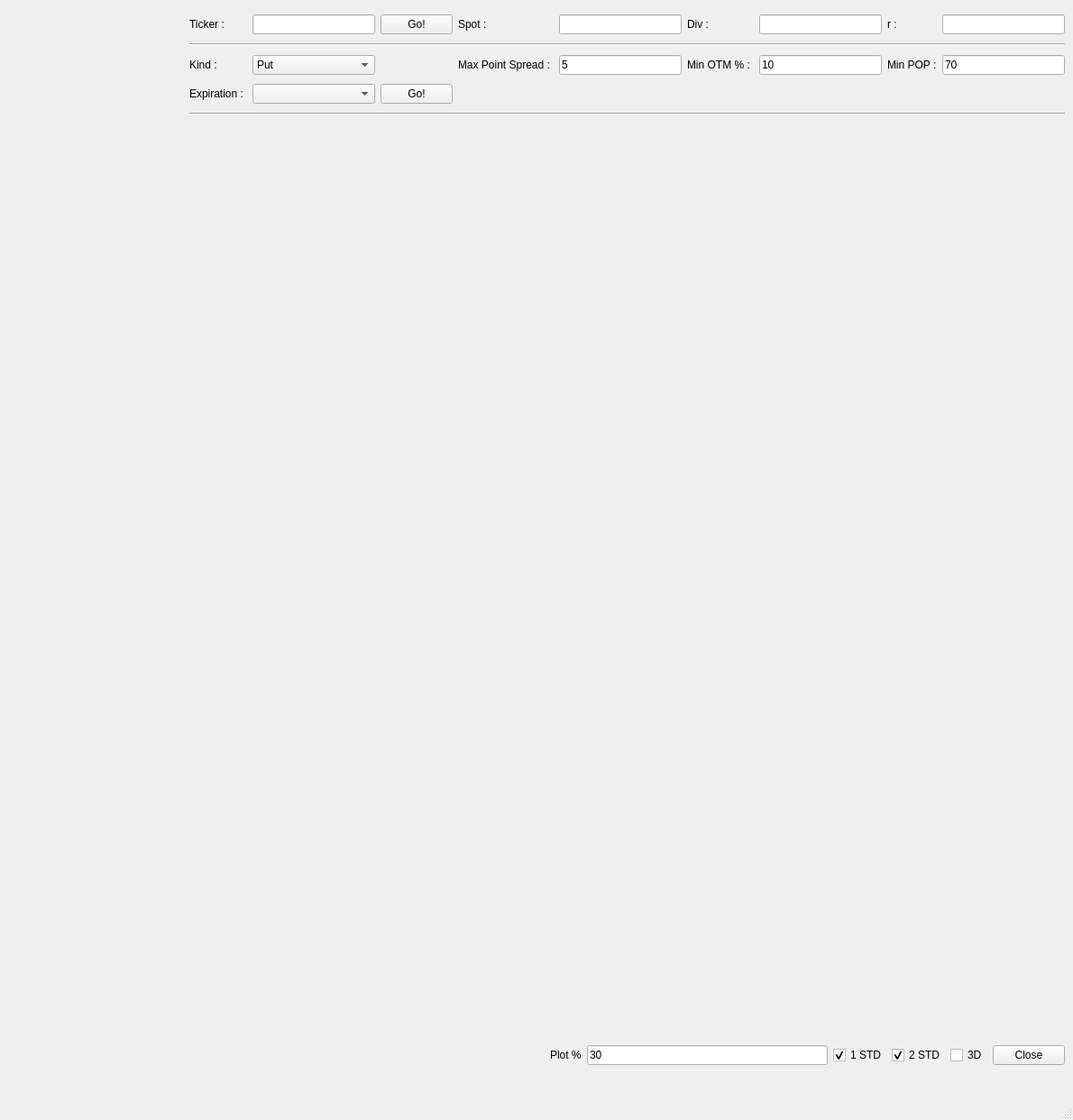
<?xml version="1.0" encoding="UTF-8"?>
<ui version="4.0">
 <class>SpreadAnalyzer</class>
 <widget class="QMainWindow" name="SpreadAnalyzer">
  <property name="geometry">
   <rect>
    <x>0</x>
    <y>0</y>
    <width>1190</width>
    <height>1242</height>
   </rect>
  </property>
  <property name="windowTitle">
   <string>Spread Analyzer</string>
  </property>
  <widget class="QWidget" name="centralwidget">
   <widget class="QLabel" name="photo">
    <property name="geometry">
     <rect>
      <x>0</x>
      <y>0</y>
      <width>201</width>
      <height>61</height>
     </rect>
    </property>
    <property name="text">
     <string/>
    </property>
    <property name="pixmap">
     <pixmap>../../../../.designer/backup/logo.png</pixmap>
    </property>
    <property name="scaledContents">
     <bool>true</bool>
    </property>
   </widget>
   <widget class="QWidget" name="gridLayoutWidget_2">
    <property name="geometry">
     <rect>
      <x>610</x>
      <y>1150</y>
      <width>571</width>
      <height>41</height>
     </rect>
    </property>
    <layout class="QGridLayout" name="gridLayout_2">
     <item row="0" column="4">
      <widget class="QCheckBox" name="checkBox">
       <property name="text">
        <string>3D</string>
       </property>
      </widget>
     </item>
     <item row="0" column="3">
      <widget class="QCheckBox" name="checkBox_2">
       <property name="text">
        <string>2 STD</string>
       </property>
       <property name="checked">
        <bool>true</bool>
       </property>
      </widget>
     </item>
     <item row="0" column="5">
      <widget class="QPushButton" name="b_close">
       <property name="text">
        <string>Close</string>
       </property>
       <property name="shortcut">
        <string>Esc</string>
       </property>
      </widget>
     </item>
     <item row="0" column="1">
      <widget class="QLineEdit" name="lineEdit_4">
       <property name="text">
        <string>30</string>
       </property>
      </widget>
     </item>
     <item row="0" column="2">
      <widget class="QCheckBox" name="checkBox_3">
       <property name="text">
        <string>1 STD</string>
       </property>
       <property name="checked">
        <bool>true</bool>
       </property>
      </widget>
     </item>
     <item row="0" column="0">
      <widget class="QLabel" name="label_13">
       <property name="text">
        <string>Plot %</string>
       </property>
      </widget>
     </item>
    </layout>
   </widget>
   <widget class="QWidget" name="gridLayoutWidget">
    <property name="geometry">
     <rect>
      <x>210</x>
      <y>12</y>
      <width>971</width>
      <height>121</height>
     </rect>
    </property>
    <layout class="QGridLayout" name="gridLayout">
     <item row="0" column="8">
      <widget class="QLineEdit" name="r_in"/>
     </item>
     <item row="0" column="7">
      <widget class="QLabel" name="label_4">
       <property name="text">
        <string>r :</string>
       </property>
      </widget>
     </item>
     <item row="0" column="1">
      <widget class="QLineEdit" name="ticker_in"/>
     </item>
     <item row="0" column="0">
      <widget class="QLabel" name="label">
       <property name="text">
        <string>Ticker :</string>
       </property>
      </widget>
     </item>
     <item row="3" column="1">
      <widget class="QComboBox" name="comboBox_2">
       <property name="minimumSize">
        <size>
         <width>0</width>
         <height>0</height>
        </size>
       </property>
      </widget>
     </item>
     <item row="0" column="3">
      <widget class="QLabel" name="label_2">
       <property name="text">
        <string>Spot :</string>
       </property>
      </widget>
     </item>
     <item row="0" column="2">
      <widget class="QPushButton" name="b_go">
       <property name="text">
        <string>Go!</string>
       </property>
       <property name="shortcut">
        <string>Return</string>
       </property>
      </widget>
     </item>
     <item row="0" column="5">
      <widget class="QLabel" name="label_3">
       <property name="text">
        <string>Div :</string>
       </property>
      </widget>
     </item>
     <item row="2" column="3">
      <widget class="QLabel" name="label_7">
       <property name="text">
        <string>Max Point Spread : </string>
       </property>
      </widget>
     </item>
     <item row="3" column="0">
      <widget class="QLabel" name="label_10">
       <property name="text">
        <string>Expiration : </string>
       </property>
      </widget>
     </item>
     <item row="1" column="0" colspan="9">
      <widget class="Line" name="line">
       <property name="orientation">
        <enum>Qt::Horizontal</enum>
       </property>
      </widget>
     </item>
     <item row="2" column="2">
      <widget class="QLabel" name="label_6">
       <property name="text">
        <string/>
       </property>
      </widget>
     </item>
     <item row="2" column="6">
      <widget class="QLineEdit" name="lineEdit_2">
       <property name="text">
        <string>10</string>
       </property>
      </widget>
     </item>
     <item row="2" column="4">
      <widget class="QLineEdit" name="lineEdit">
       <property name="text">
        <string>5</string>
       </property>
      </widget>
     </item>
     <item row="0" column="4">
      <widget class="QLineEdit" name="spot_in"/>
     </item>
     <item row="2" column="1">
      <widget class="QComboBox" name="pc_box">
       <property name="currentText">
        <string notr="true">Put</string>
       </property>
       <property name="sizeAdjustPolicy">
        <enum>QComboBox::AdjustToContentsOnFirstShow</enum>
       </property>
       <item>
        <property name="text">
         <string>Put</string>
        </property>
       </item>
       <item>
        <property name="text">
         <string>Call</string>
        </property>
       </item>
      </widget>
     </item>
     <item row="2" column="5">
      <widget class="QLabel" name="label_8">
       <property name="text">
        <string>Min OTM % : </string>
       </property>
      </widget>
     </item>
     <item row="0" column="6">
      <widget class="QLineEdit" name="div_in"/>
     </item>
     <item row="2" column="0">
      <widget class="QLabel" name="label_5">
       <property name="text">
        <string>Kind :</string>
       </property>
      </widget>
     </item>
     <item row="2" column="7">
      <widget class="QLabel" name="label_9">
       <property name="text">
        <string>Min POP :</string>
       </property>
      </widget>
     </item>
     <item row="2" column="8">
      <widget class="QLineEdit" name="lineEdit_3">
       <property name="text">
        <string>70</string>
       </property>
      </widget>
     </item>
     <item row="4" column="0" colspan="9">
      <widget class="Line" name="line_2">
       <property name="orientation">
        <enum>Qt::Horizontal</enum>
       </property>
      </widget>
     </item>
     <item row="3" column="2">
      <widget class="QPushButton" name="b_go_2">
       <property name="text">
        <string>Go!</string>
       </property>
      </widget>
     </item>
    </layout>
   </widget>
   <widget class="QLabel" name="photo_2">
    <property name="geometry">
     <rect>
      <x>0</x>
      <y>0</y>
      <width>201</width>
      <height>61</height>
     </rect>
    </property>
    <property name="text">
     <string/>
    </property>
    <property name="pixmap">
     <pixmap>logo.png</pixmap>
    </property>
    <property name="scaledContents">
     <bool>true</bool>
    </property>
   </widget>
   <widget class="QWidget" name="gridLayoutWidget_3">
    <property name="geometry">
     <rect>
      <x>20</x>
      <y>150</y>
      <width>1161</width>
      <height>991</height>
     </rect>
    </property>
    <layout class="QGridLayout" name="grid">
     <property name="spacing">
      <number>0</number>
     </property>
    </layout>
   </widget>
  </widget>
  <widget class="QMenuBar" name="menubar">
   <property name="geometry">
    <rect>
     <x>0</x>
     <y>0</y>
     <width>1190</width>
     <height>24</height>
    </rect>
   </property>
  </widget>
  <widget class="QStatusBar" name="statusbar"/>
 </widget>
 <resources/>
 <connections/>
</ui>
